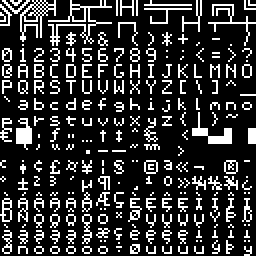
#> input picture AsciiPython/img/InvertedFont8x8.png, 128 x 128 px (shown 2 times larger)
$ python AsciiVideo.py
#> lines starting #> are read from the running program, lines starting #| are printed output that depends on the picture
#This code is written by Ascii Cat Devs and is used for creating ascii videos from mp4 files
#it works best with high contrast low resolution videos

import numpy as np
import cv2 as cv
import text_to_image
from PIL import Image

# Define ASCII characters to represent different intensity levels
# adjust these to get different effects
ASCII_CHARS = "@#a*+=!:-,._        " #better for bright background
#> ASCII_CHARS = '@#a*+=!:-,._        '
#ASCII_CHARS = "     _.,-:!=+*a#@" #better for dark background
#ASCII_CHARS = "    @*@*@*     "

AsciiImages = []
############# IMPORTANT ###################
video = cv.VideoCapture('img/spinner.mp4') #change this video with whatever video you want to convert to ascii

# Define video properties
fps = 24
filename = input("Enter desired file name, (Dont Include Type mp4 automatically added)\n")
#> the answer given: img/InvertedFont8x8.png
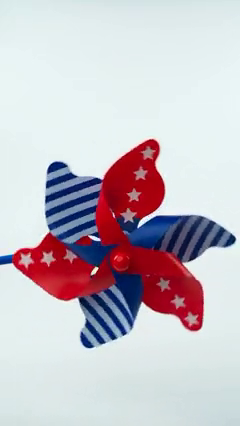
#> input picture frame 20 of AsciiPython/img/spinner.mp4, 240 x 426 px
#> further down, frame is the input picture: shape (426, 240, 3); mean B, G, R 199.3, 191.9, 199.4
output_file = filename.strip() + '.mp4'
# Initialize video writer
fourcc = cv.VideoWriter_fourcc(*'mp4v')
#we need to import text to pixel class to convert the ascii characters back into pixels
t2p = text_to_image.TextToPixel()

# Resize the image to desired width while maintaining aspect ratio
def resize_image(image, new_width=100):
#> called with new_width = 50
    ratio = float(new_width) / image.shape[1]
#> ratio = 0.208
    new_height = int(image.shape[0] * ratio)
#> new_height = 88
    resized_image = cv.resize(image, (int(new_width), new_height))
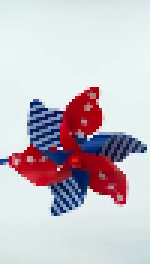
#> resized_image: shape (88, 50, 3) (shown 3 times larger); mean B, G, R 199.4, 192, 199.6
    return resized_image

# Convert each pixel to ASCII character based on intensity
def pixel_to_ascii(image):
    ascii_image = ''
    for row in image:
        for pixel in row:
            grayscale_value = pixel[0]
            ascii_image += ASCII_CHARS[int(grayscale_value / 256 * len(ASCII_CHARS))]
        ascii_image += '\n'
#> this loop made 88 passes
    return ascii_image
pixel_to_ascii

##### MAIN ################################
# this part goes frame by frame and converts it to ascii
while video.isOpened():
    ret, frame = video.read()

    # if frame is read correctly ret is True
    if not ret:
        print("loading...")
        break

#################### IMPORTANT #################
    tempImage = resize_image(frame, 50) #adjust this to change the resolution
################################################3
    tempImage = pixel_to_ascii(tempImage)
    AsciiImages.append(tempImage)
video.release()

image = t2p.create_img(AsciiImages[0])
imageArray = cv.cvtColor(np.array(image), cv.COLOR_RGBA2GRAY)
frame_size = (imageArray.shape[1], imageArray.shape[0])
video_writer = cv.VideoWriter(output_file, fourcc, fps, frame_size, isColor=False)

#now we convert array of strings or ascii images to video
for ascii_image in AsciiImages:
    # Convert ASCII image to grayscale OpenCV image
    image = t2p.create_img(ascii_image)
    imageArray = cv.cvtColor(np.array(image), cv.COLOR_RGBA2GRAY)
    #image = ascii_to_image(ascii_image, width, height)
    video_writer.write(imageArray)

# Release the video writer
video_writer.release()

print("num of frames: " + str(len(AsciiImages)))
print("Video saved as:", output_file)
